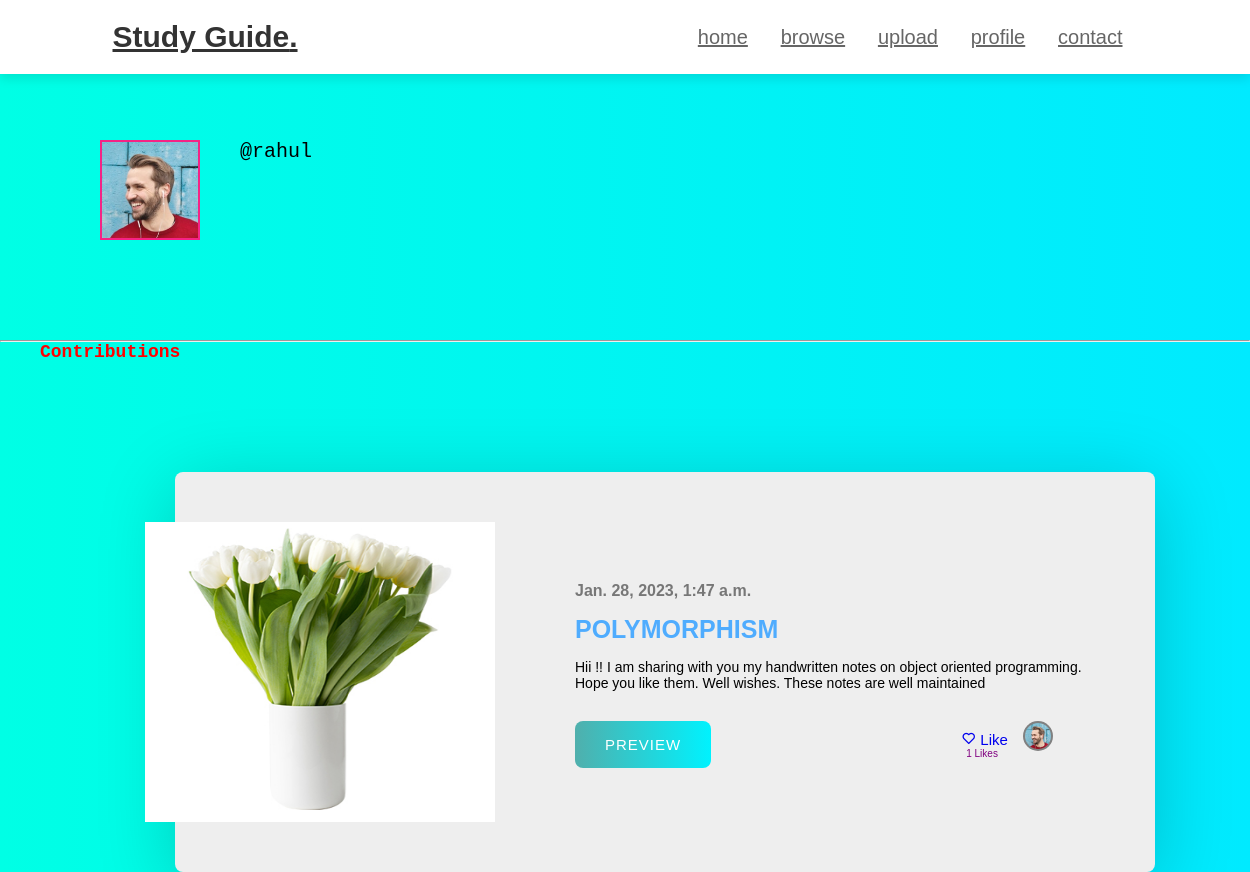
The app's page /profile/rahul (signed in) with its own data.
### core/models.py (models this page shows, shortened)
class Profile(models.Model):
    user = models.ForeignKey(User,on_delete = models.CASCADE)
    image = models.ImageField(upload_to="Profile_images",default="blank.webp")
    fname = models.CharField(max_length=100, blank=True)
    lname = models.CharField(max_length=100,blank=True)
    phone = models.IntegerField(blank=True, null=True)
    dob = models.DateField(blank=True, null=True)
    address = models.CharField(max_length=100,blank=True)
    country = models.CharField(max_length=100,blank=True)
    city = models.CharField(max_length=100,blank=True)

class Post(models.Model):
    id = models.UUIDField(primary_key=True, default=uuid.uuid4)
    file1 = models.FileField(upload_to="files")
    thumbnail = models.ImageField(default="",upload_to="Post_front_images")
    text = models.TextField(max_length=500,default="")
    date = models.DateTimeField(default = datetime.now())
    title = models.CharField(max_length = 100)
    course = models.CharField(max_length = 100)
    subject = models.CharField(max_length = 100)
    no_of_likes = models.IntegerField(default = 0)
    profile = models.ForeignKey(Profile,on_delete = models.CASCADE)

### core/views.py (the view)
# urls.py: path('profile/<str:pk>',views.profile,name='profile'),
@login_required(login_url='signin')
def profile(request,pk):
    user = User.objects.filter(username=pk).first()
    if not user:
        return redirect('/')
    profile = Profile.objects.get(user = user)
    posts = Post.objects.filter(profile=profile)
    user_profile = Profile.objects.filter(user = request.user).first()
    return render(request,'profile.html',{'posts':posts,'user_profile':user_profile,'profile':profile})

### templates/profile.html (shortened to what this page needs)
{% load static %}
<!DOCTYPE html>
<html lang="en">
<head>
    <link rel="stylesheet" href="{% static 'css/profile.css' %}">
    <link rel="stylesheet" href="https://cdnjs.cloudflare.com/ajax/libs/font-awesome/5.15.3/css/all.min.css">
    <link href='https://unpkg.com/boxicons@2.0.7/css/boxicons.min.css' rel='stylesheet'>
</head>
<header>
    <a href="#" class="logo">Study Guide<span>.</span></a>
    <nav class="navbar">
        <a href="/">home</a>
        <a href="post">browse</a>
        <a href="upload">upload</a>
        <a href="#">profile</a>
        <a href="#">contact</a>
    </nav>
</header>
<body>
    <div class="top_profile">
        <img src="{{profile.image.url}}" alt="">
        <p>@{{profile.user.username}}</p>
        </div>
        <hr>
        <div class="profile_break">Contributions</div>
    <main>
        <div class="blogs">
            {% for post in posts %}
            <div class="blog-post">
                <div class="blog-post_img">
                    {% if post.thumbnail %}
                    <img src="{{post.thumbnail.url}}" alt="" class="">
                    {% else %}
                    <img src="{% static 'images/post_blank.jpg' %}" alt="" class="">
                    {% endif %}
                </div>
                <div class="blog-post_info">
                    <div class="blog-post_date">
                        <span>{{post.date}}</span>
                    </div>
                    <h1 class="blog-post_title">{{post.title}}</h1>
                    <p class="blog-post_text">
                        {{post.text}}
                    </p>
                    <div class="post_end">
                        <div class="preview">
                        <a href="#" class="blog-post_cta">Preview</a>
                        </div>
                        <div class="like">
                        <div class="like-link">
                        <a href="like_post?post_id={{post.id}}">
                            <i class='bx bx-heart'></i>
                            <span class="links_name">Like</span>
                        </a>
                        <div style="padding-left:5px;color:purple">{{post.no_of_likes}} Likes</div>
                        </div>
                        <img src="{{post.profile.image.url}}" alt="here">
                        </div>
                        </div>
                </div>
            </div>
            {% endfor %}
        </div>
    </main>
</body>
</html>

### static/css/profile.css (style rules this page uses)
* { margin:0; padding:0; box-sizing:border-box; }
html { font-family:'Gill Sans', 'Gill Sans MT', Calibri, 'Trebuchet MS', sans-serif; font-size: 10px; background:linear-gradient(to right,rgb(0, 255, 229),rgb(0, 234, 255)); }
img { width:100%; }
main { width:100%; margin-top:50px; margin-left:40px; display:flex; align-items:center; justify-content:center; padding: 0 1.5rem }
.blog-post { margin-top:60px; width:100%; max-width:98rem; padding:5rem; background-color: #eee; box-shadow: 0 1.4rem 8rem rgba(0,0,0,.2); display:flex; align-items: center; border-radius: .8rem; }
.blog-post_img { min-width:35rem; max-width:35rem; height:30rem; transform:translateX(-8rem); position:relative; }
.blog-post_date span { display:block; color:rgba(0,0,0,0.5); font-size:1.6rem; font-weight:600; margin: .5rem 0; }
.blog-post_title { font-size:2.5rem; margin:1.5rem 0; text-transform: uppercase; color:#4facfe; }
.blog-post_text { margin-bottom:3rem; font-size:1.4rem; }
.blog-post_cta { display:inline-block; padding:1.5rem 3rem; letter-spacing:1px; text-transform:uppercase; font-size:1.2rem; color:#fff; background-image: linear-gradient(to right,#4fafacfe 0%,#00f2fe 100%); border-radius: .8rem; text-decoration:none; }
header { position: fixed; top:0; left:0; right:0; background:#fff; padding:2rem 9%; display: flex; align-items: center; justify-content: space-between; z-index: 1000; box-shadow: 0 .5rem 1rem rgba(0,0,0,.1); }
header .logo { font-size: 3rem; color:#333; font-weight: bolder; }
header .logo span { color:var(--pink); }
header .navbar a { font-size: 2rem; padding:0 1.5rem; color:#666; }
.post_end .save,.post_end a { font-size: 15px; }
.post_end { display:flex; width:100%; }
.post_end .like { margin-left: 250px; }
.post_end .like img { width:30px; height:30px; border-radius: 50%; padding:2px; background-color: gray; }
.post_end .like a { text-decoration:none; }
.post_end .like { display:flex; }
.post_end .like .like-link { margin-right:15px; margin-top: 10px; }
.blog-post_img img { width:100%; height:100%; }
.top_profile { display:flex; margin-top:40px; width:100%; padding:100px; font-size: 20px; font-family: 'Courier New', Courier, monospace; }
.top_profile img { width: 100px; height:100px; border:2px solid rgb(245, 35, 133); }
.top_profile p { margin-left:40px; }
.profile_break { font-size:18px; margin-left:40px; font-family: 'Courier New', Courier, monospace; color:red; font-weight:bold; }

### records on screen
Profile: image (picture), user.username "rahul"
Post: thumbnail (picture), date "Jan. 28, 2023, 1:47 a.m.", title "POLYMORPHISM", text "Hii !! I am sharing with you my handwritten notes on object oriented programming. Hope you like them. Well wishes. These notes are well maintained", no_of_likes "1", profile.image (picture)
